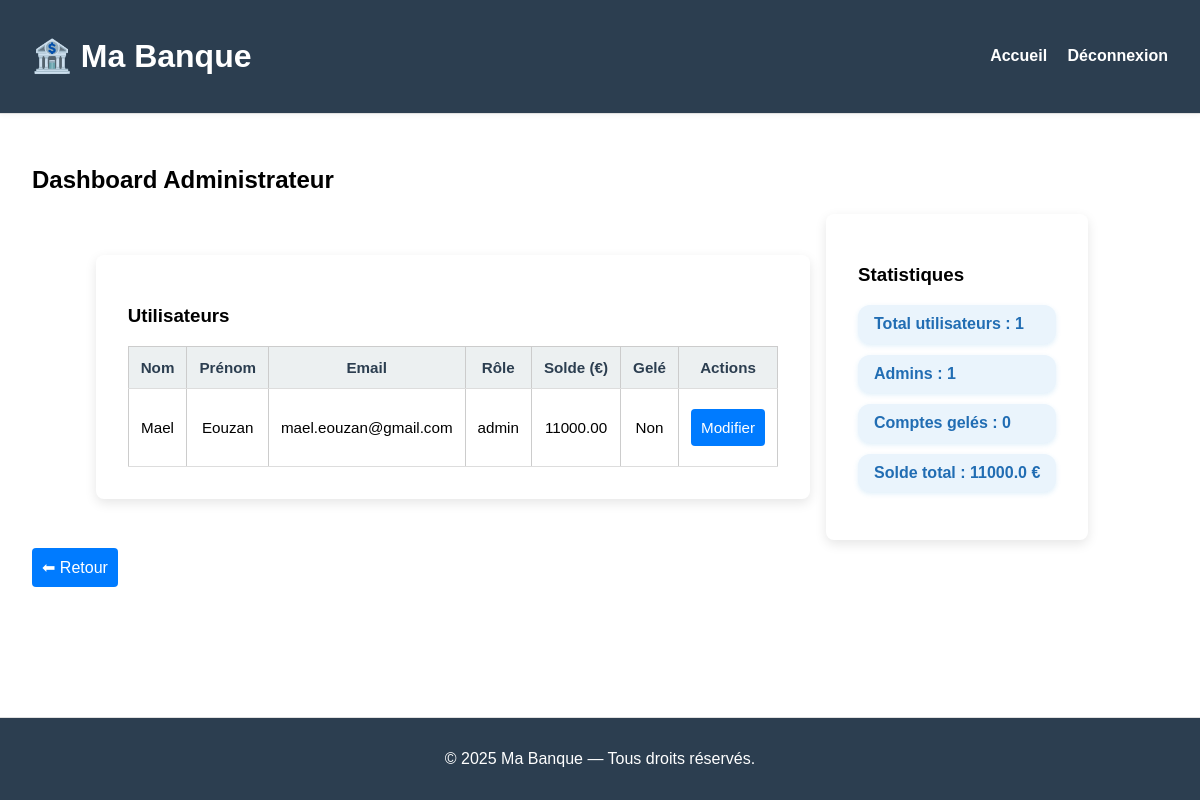
The app's page /admin/dashboard (signed in), older data.
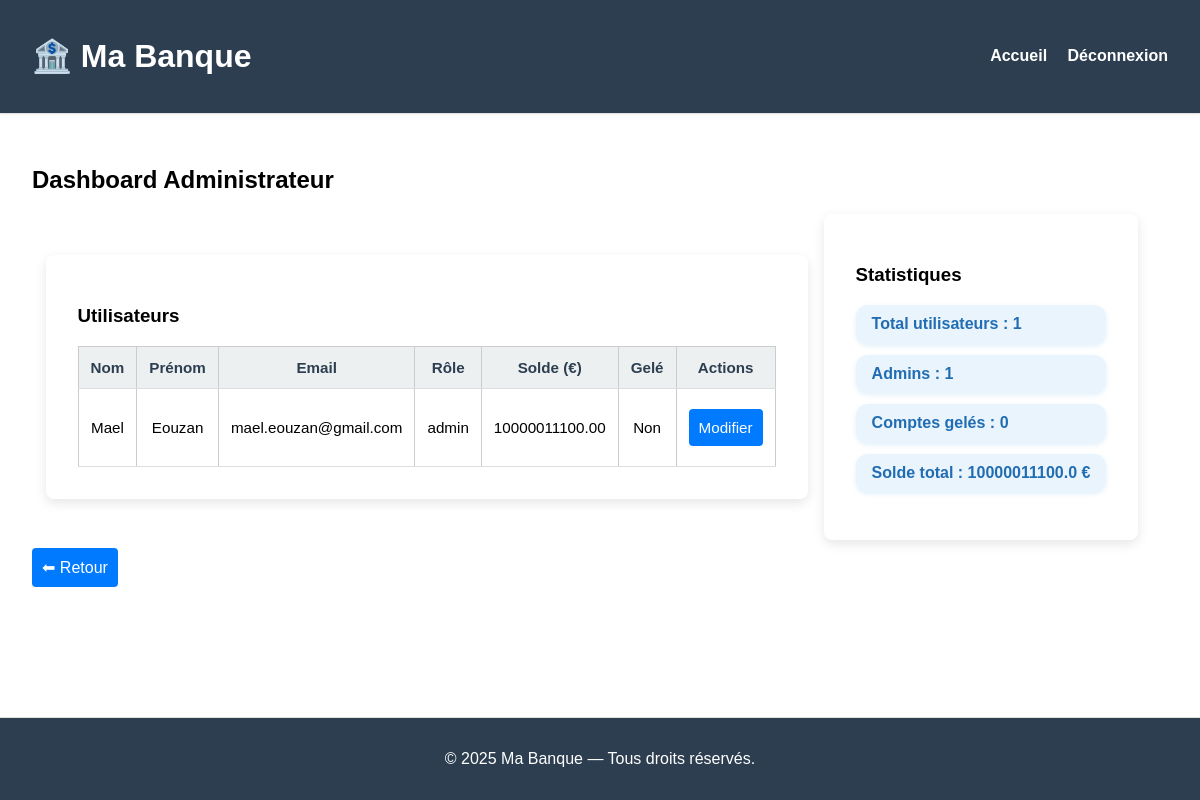
The same page, newer data.
### tables this page shows
CREATE TABLE accounts (
    user_id INTEGER PRIMARY KEY,
    balance REAL NOT NULL DEFAULT 0,
    frozen INTEGER NOT NULL DEFAULT 0,
    FOREIGN KEY(user_id) REFERENCES users(id)
);

CREATE TABLE users (
    id INTEGER PRIMARY KEY AUTOINCREMENT,
    email TEXT NOT NULL UNIQUE,
    password TEXT NOT NULL,
    firstname TEXT NOT NULL,
    name TEXT NOT NULL,
    role TEXT CHECK(role IN ('client', 'admin')) NOT NULL DEFAULT 'client'
);

### server_old.py (the view)
@app.route('/admin/dashboard')
def admin_dashboard():
    if session.get('role') != 'admin':
        return "Accès interdit", 403
    db = get_db()
    stats = db.execute('''
        SELECT
            COUNT(*) AS total_users,
            SUM(CASE WHEN role = 'admin' THEN 1 ELSE 0 END) AS admins,
            SUM(CASE WHEN frozen = 1 THEN 1 ELSE 0 END) AS frozen_accounts,
            SUM(balance) AS total_balance
        FROM users
        JOIN accounts ON users.id = accounts.user_id
    ''').fetchone()
    users = db.execute('''
        SELECT users.id, firstname, name, email, role, balance, frozen
        FROM users
        JOIN accounts ON users.id = accounts.user_id
        ORDER BY email
    ''').fetchall()
    return render_template('admin_dashboard.html', stats=stats, users=users)

### server_old.py (called while the page is built)
def get_db():
    conn = sqlite3.connect(DATABASE)
    conn.row_factory = sqlite3.Row  # pour accéder aux colonnes par nom
    return conn

### templates/admin_dashboard.html (shortened to what this page needs)
{% extends "base.html" %}
{% block content %}
<h2>Dashboard Administrateur</h2>
<div class="info-box">
    <div class="widget">
        <h3>Utilisateurs</h3>
        <table class="styled-table">
            <thead>
                <tr>
                    <th>Nom</th>
                    <th>Prénom</th>
                    <th>Email</th>
                    <th>Rôle</th>
                    <th>Solde (€)</th>
                    <th>Gelé</th>
                    <th>Actions</th>
                </tr>
            </thead>
            <tbody>
                {% for u in users %}
                <tr>
                    <td>{{ u.firstname }}</td>
                    <td>{{ u.name }}</td>
                    <td>{{ u.email }}</td>
                    <td>{{ u.role }}</td>
                    <td>{{ '%.2f'|format(u.balance) }}</td>
                    <td>{{ 'Oui' if u.frozen else 'Non' }}</td>
                    <td>
                        <a class="btn" href="/admin/user/{{ u.id }}">Modifier</a>
                    </td>
                </tr>
                {% endfor %}
            </tbody>
        </table>
    </div>
    <div class="widget">
        <h3>Statistiques</h3>
        <ul class="stats">
            <li>Total utilisateurs : {{ stats.total_users }}</li>
            <li>Admins : {{ stats.admins }}</li>
            <li>Comptes gelés : {{ stats.frozen_accounts }}</li>
            <li>Solde total : {{ stats.total_balance }} €</li>
        </ul>
    </div>
</div>
<a href="/home" class="btn">⬅ Retour</a>
{% endblock %}

Row changes from the older to the newer data that the page shows:
changed accounts "Non": balance "11000.00" → "10000011100.00"
Text that changed along with them:
{{ stats.total_balance }}: "11000.0" → "10000011100.0"
